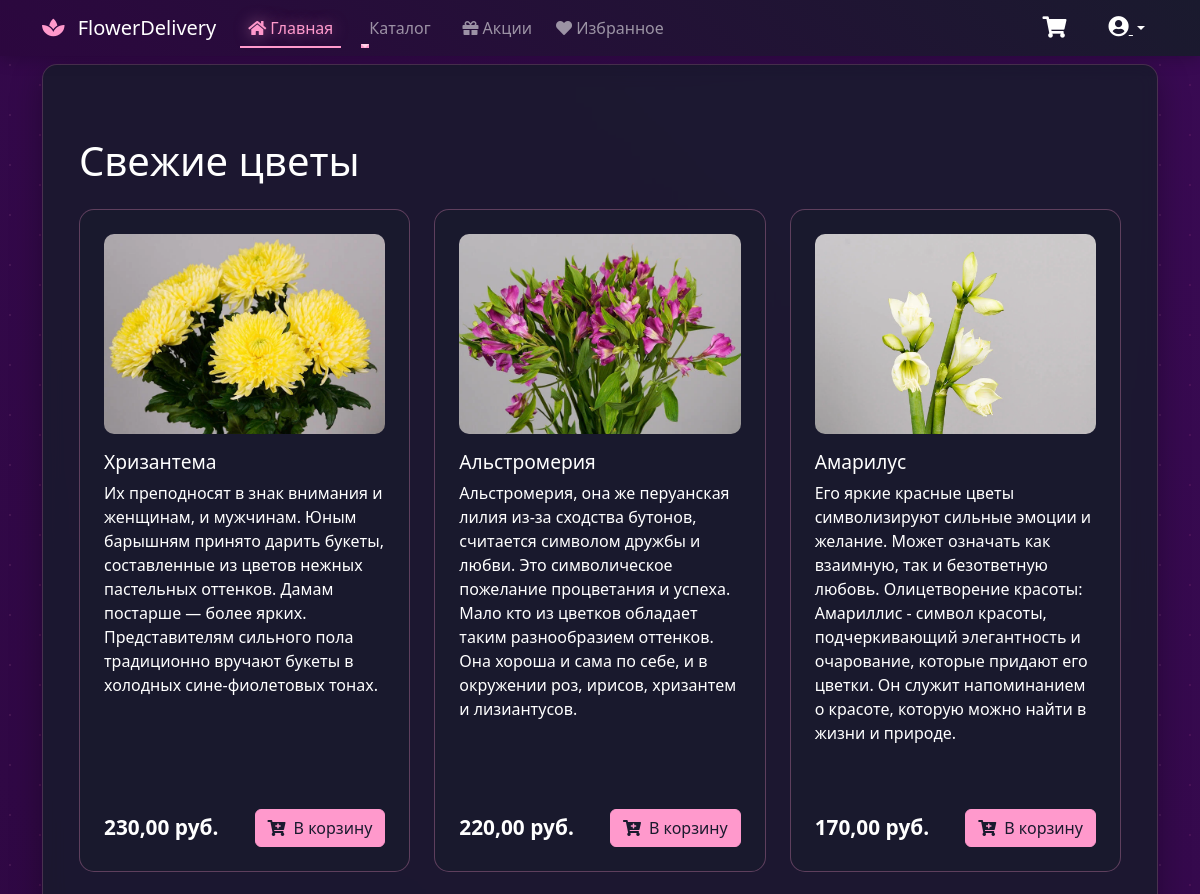
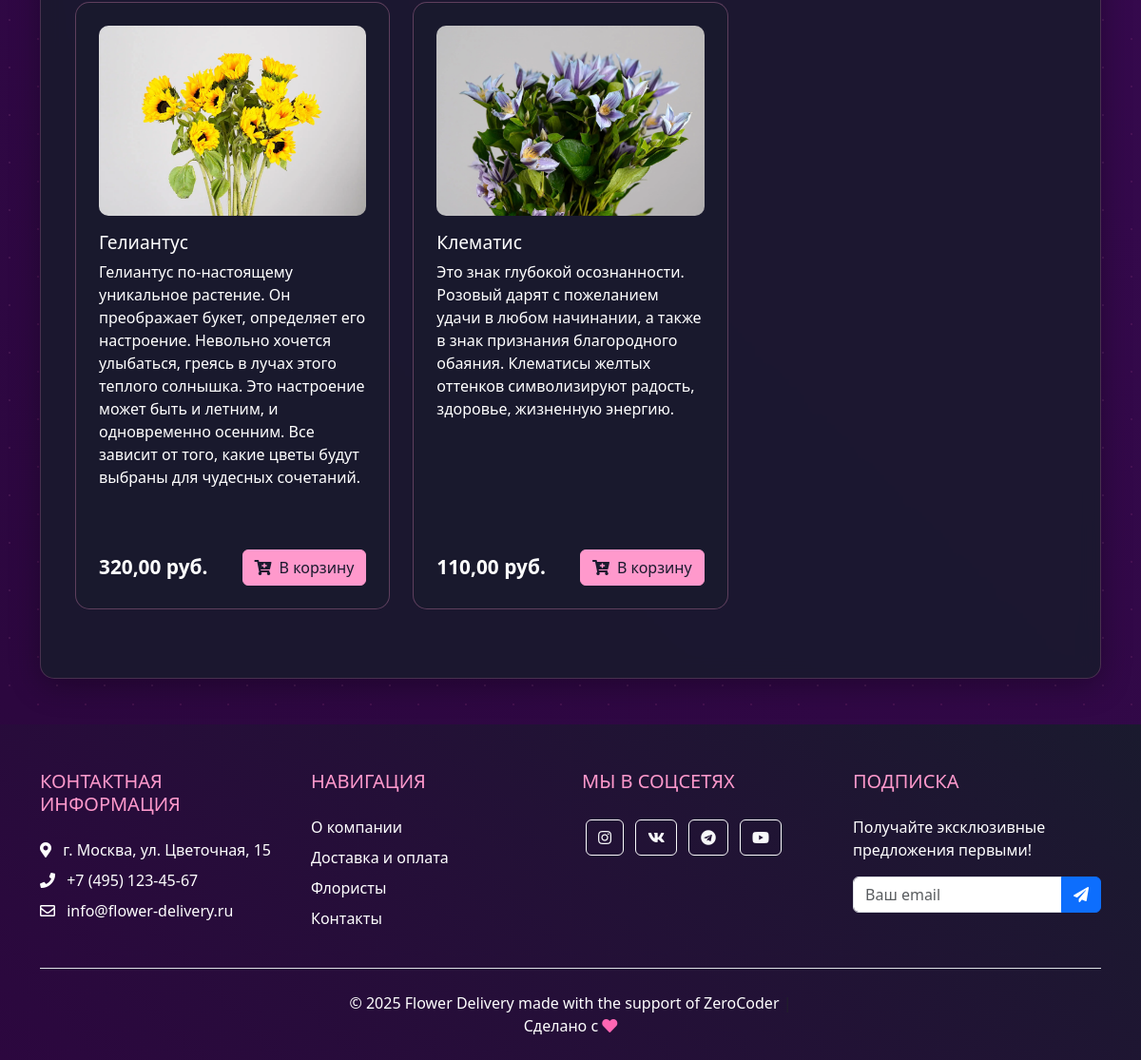
The app's page /fresh-flowers/ with its own data (2 pictures, top to bottom).
### flower_app/models.py (models this page shows)
class Product(models.Model):
    CATEGORY_CHOICES = [
        ('product', 'Свежие цветы'),
        ('bouquet', 'Букеты'),
        ('gorshok', 'Комнатные цветы'),
    ]
    category = models.CharField(
        max_length=10,
        choices=CATEGORY_CHOICES,
        default='product'
    )
    name = models.CharField(max_length=100)
    price = models.DecimalField(max_digits=6, decimal_places=2)
    description = models.TextField()
    image = models.ImageField(upload_to='products/')

### flower_app/views.py (the view)
# urls.py: path('fresh-flowers/', product_list, {'category': 'product'}, name='fresh_flowers'),
def product_list(request, category):
    products = Product.objects.filter(category=category)
    category_name = dict(Product.CATEGORY_CHOICES).get(category, 'Все товары')
    return render(request, 'flower_app/product_list.html', {
        'products': products,
        'category_name': category_name,
    })

### flower_app/context_processors.py (called while the page is built)
def favorites(request):
    if request.user.is_authenticated:
        return {
            'user_favorites': Favorite.objects.filter(user=request.user).values_list('product_id', flat=True)
        }
    return {}

### flower_app/templates/flower_app/product_list.html (shortened to what this page needs)
{% extends 'flower_app/base.html' %}
{% block content %}
<div class="container py-5">
    <h1 class="mb-4 text-white">{{ category_name }}</h1>
    <div class="row row-cols-1 row-cols-md-2 row-cols-lg-3 g-4">
        {% for product in products %}
        <div class="col-lg-4 col-md-6">
            <div class="product-card">
                <img src="{{ product.image.url }}" class="product-image" alt="{{ product.name }}">
                <div class="card-body">
                    <h5 class="product-title">{{ product.name }}</h5>
                    <p class="card-text">{{ product.description }}</p>
                    <div class="price-and-button">
                        <p class="price">{{ product.price }} руб.</p>
                        <div class="btn-container">
                            <form action="{% url 'flower_app:add' product.id %}" method="post">
                                <button type="submit" class="btn btn-custom">
                                    <i class="fas fa-cart-plus me-2"></i>В корзину
                                </button>
                            </form>
                        </div>
                    </div>
                </div>
            </div>
        </div>
        {% empty %}
        <p class="text-white">Товаров в этой категории пока нет.</p>
        {% endfor %}
    </div>
</div>
{% endblock %}

### flower_app/templates/flower_app/base.html (style rules this page uses)
body { background: linear-gradient( 45deg, #1a1a2e, #2c073f, #4a0e6d ); background-size: 400% 400%; animation: gradientBG 25s ease infinite; min-height: 100vh; color: #fff; }
body::before { content: ''; position: fixed; top: 0; left: 0; width: 100%; height: 100%; background: radial-gradient(circle at 20% 30%, rgba(255, 153, 204, 0.1) 1px, transparent 1px), radial-gradient(circle at 80% 70%, rgba(255, 102, 179, 0.1) 1px, transparent 1px); background-size: 50px 50px; z-index: -1; pointer-events: none; }

### flower_app/templates/flower_app/product_list.html (style rules this page uses)
.product-card { background: rgba(26, 26, 46, 0.9); border: 1px solid rgba(255, 153, 204, 0.3); border-radius: 15px; padding: 1.5rem; margin-bottom: 2rem; transition: transform 0.3s ease; height: 100%; display: flex; flex-direction: column; color: white; position: relative; }
.product-image { width: 100%; height: 200px; object-fit: cover; border-radius: 10px; margin-bottom: 1rem; }
.card-body { flex-grow: 1; display: flex; flex-direction: column; }
.product-title { font-size: 1.2rem; margin-bottom: 0.5rem; }
.card-text { margin-bottom: 1rem; }
.price-and-button { display: flex; justify-content: space-between; align-items: center; margin-top: auto; padding-top: 1rem; }
.price { font-weight: bold; font-size: 1.3rem; margin: 0; }
.btn-container { margin-left: auto; }
.btn-custom { background-color: #ff99cc; border-color: #ff99cc; color: #1a1a2e; white-space: nowrap; }

### records on screen
Product: image (picture), name "Хризантема", description "Их преподносят в знак внимания и женщинам, и мужчинам. Юным барышням принято дарить букеты, составленные из цветов нежных пастельных оттенков. Дамам постарше — более ярких. Представителям сильного пола традиционно вручают букеты в холодных сине-фиолетовых тонах.", price "230,00"
Product: image (picture), name "Альстромерия", description "Альстромерия, она же перуанская лилия из-за сходства бутонов, считается символом дружбы и любви. Это символическое пожелание процветания и успеха. Мало кто из цветков обладает таким разнообразием оттенков. Она хороша и сама по себе, и в окружении роз, ирисов, хризантем и лизиантусов.", price "220,00"
Product: image (picture), name "Амарилус", description "Его яркие красные цветы символизируют сильные эмоции и желание. Может означать как взаимную, так и безответную любовь. Олицетворение красоты: Амариллис - символ красоты, подчеркивающий элегантность и очарование, которые придают его цветки. Он служит напоминанием о красоте, которую можно найти в жизни и природе.", price "170,00"
Product: image (picture), name "Гелиантус", description "Гелиантус по-настоящему уникальное растение. Он преображает букет, определяет его настроение. Невольно хочется улыбаться, греясь в лучах этого теплого солнышка. Это настроение может быть и летним, и одновременно осенним. Все зависит от того, какие цветы будут выбраны для чудесных сочетаний.", price "320,00"
Product: image (picture), name "Клематис", description "Это знак глубокой осознанности. Розовый дарят с пожеланием удачи в любом начинании, а также в знак признания благородного обаяния. Клематисы желтых оттенков символизируют радость, здоровье, жизненную энергию.", price "110,00"

### other values on screen
{{ category_name }} "Свежие цветы"
